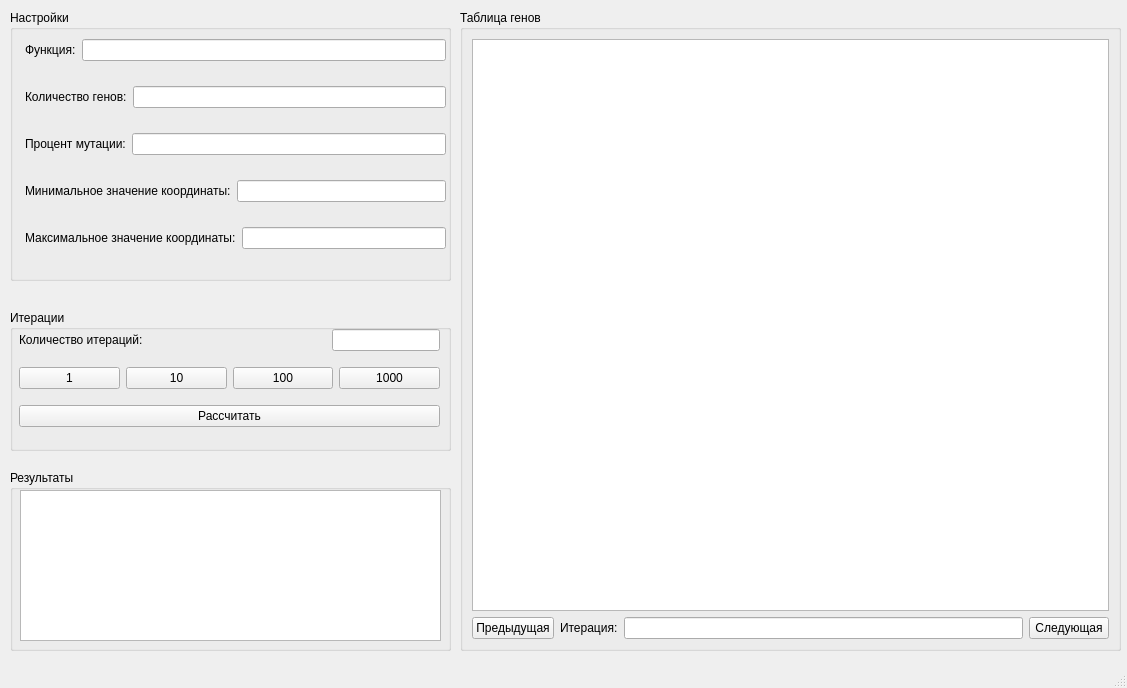
<?xml version="1.0" encoding="UTF-8"?>
<ui version="4.0">
 <class>MainWindow</class>
 <widget class="QMainWindow" name="MainWindow">
  <property name="geometry">
   <rect>
    <x>0</x>
    <y>0</y>
    <width>1127</width>
    <height>688</height>
   </rect>
  </property>
  <property name="windowTitle">
   <string>MainWindow</string>
  </property>
  <widget class="QWidget" name="centralwidget">
   <widget class="QGroupBox" name="ResultsGroupBox">
    <property name="geometry">
     <rect>
      <x>10</x>
      <y>470</y>
      <width>441</width>
      <height>181</height>
     </rect>
    </property>
    <property name="title">
     <string>Результаты</string>
    </property>
    <widget class="QPlainTextEdit" name="BestGene">
     <property name="enabled">
      <bool>true</bool>
     </property>
     <property name="geometry">
      <rect>
       <x>10</x>
       <y>20</y>
       <width>421</width>
       <height>151</height>
      </rect>
     </property>
     <property name="readOnly">
      <bool>true</bool>
     </property>
     <property name="centerOnScroll">
      <bool>false</bool>
     </property>
    </widget>
   </widget>
   <widget class="QGroupBox" name="IterationGroupBox">
    <property name="geometry">
     <rect>
      <x>10</x>
      <y>310</y>
      <width>441</width>
      <height>141</height>
     </rect>
    </property>
    <property name="title">
     <string>Итерации</string>
    </property>
    <widget class="QWidget" name="verticalLayoutWidget">
     <property name="geometry">
      <rect>
       <x>9</x>
       <y>9</y>
       <width>421</width>
       <height>121</height>
      </rect>
     </property>
     <layout class="QVBoxLayout" name="verticalLayout">
      <item>
       <layout class="QHBoxLayout" name="horizontalLayout_2">
        <item>
         <widget class="QLabel" name="label_2">
          <property name="text">
           <string>Количество итераций:</string>
          </property>
         </widget>
        </item>
        <item>
         <widget class="QLineEdit" name="IterationCount">
          <property name="sizePolicy">
           <sizepolicy hsizetype="Fixed" vsizetype="Fixed">
            <horstretch>0</horstretch>
            <verstretch>0</verstretch>
           </sizepolicy>
          </property>
         </widget>
        </item>
       </layout>
      </item>
      <item>
       <layout class="QHBoxLayout" name="horizontalLayout_3">
        <item>
         <widget class="QPushButton" name="Set1iterationCount">
          <property name="text">
           <string>1</string>
          </property>
         </widget>
        </item>
        <item>
         <widget class="QPushButton" name="Set10iterationCount">
          <property name="text">
           <string>10</string>
          </property>
         </widget>
        </item>
        <item>
         <widget class="QPushButton" name="Set100iterationCount">
          <property name="text">
           <string>100</string>
          </property>
         </widget>
        </item>
        <item>
         <widget class="QPushButton" name="Set1000iterationCount">
          <property name="text">
           <string>1000</string>
          </property>
         </widget>
        </item>
       </layout>
      </item>
      <item>
       <widget class="QPushButton" name="pushButton_3">
        <property name="text">
         <string>Рассчитать</string>
        </property>
       </widget>
      </item>
     </layout>
    </widget>
   </widget>
   <widget class="QGroupBox" name="TableGroupBox">
    <property name="geometry">
     <rect>
      <x>460</x>
      <y>10</y>
      <width>661</width>
      <height>641</height>
     </rect>
    </property>
    <property name="title">
     <string>Таблица генов</string>
    </property>
    <layout class="QVBoxLayout" name="verticalLayout_2">
     <item>
      <widget class="QTableWidget" name="tableWidget"/>
     </item>
     <item>
      <layout class="QHBoxLayout" name="horizontalLayout">
       <item>
        <widget class="QPushButton" name="pushButton_2">
         <property name="text">
          <string>Предыдущая</string>
         </property>
        </widget>
       </item>
       <item>
        <widget class="QLabel" name="label">
         <property name="text">
          <string>Итерация:</string>
         </property>
        </widget>
       </item>
       <item>
        <widget class="QLineEdit" name="lineEdit"/>
       </item>
       <item>
        <widget class="QPushButton" name="pushButton">
         <property name="text">
          <string>Следующая</string>
         </property>
        </widget>
       </item>
      </layout>
     </item>
    </layout>
   </widget>
   <widget class="QGroupBox" name="SettingsGroupBox">
    <property name="geometry">
     <rect>
      <x>10</x>
      <y>10</y>
      <width>441</width>
      <height>271</height>
     </rect>
    </property>
    <property name="title">
     <string>Настройки</string>
    </property>
    <widget class="QWidget" name="verticalLayoutWidget_3">
     <property name="geometry">
      <rect>
       <x>15</x>
       <y>10</y>
       <width>421</width>
       <height>251</height>
      </rect>
     </property>
     <layout class="QVBoxLayout" name="verticalLayout_3">
      <item>
       <layout class="QHBoxLayout" name="horizontalLayout_6">
        <item>
         <widget class="QLabel" name="label_5">
          <property name="text">
           <string>Функция:</string>
          </property>
         </widget>
        </item>
        <item>
         <widget class="QLineEdit" name="funcQLE">
          <property name="sizePolicy">
           <sizepolicy hsizetype="Expanding" vsizetype="Fixed">
            <horstretch>0</horstretch>
            <verstretch>0</verstretch>
           </sizepolicy>
          </property>
         </widget>
        </item>
       </layout>
      </item>
      <item>
       <layout class="QHBoxLayout" name="horizontalLayout_5">
        <item>
         <widget class="QLabel" name="label_4">
          <property name="text">
           <string>Количество генов:</string>
          </property>
         </widget>
        </item>
        <item>
         <widget class="QLineEdit" name="GeneAmountQLE">
          <property name="sizePolicy">
           <sizepolicy hsizetype="Expanding" vsizetype="Fixed">
            <horstretch>0</horstretch>
            <verstretch>0</verstretch>
           </sizepolicy>
          </property>
         </widget>
        </item>
       </layout>
      </item>
      <item>
       <layout class="QHBoxLayout" name="horizontalLayout_9">
        <item>
         <widget class="QLabel" name="label_8">
          <property name="text">
           <string>Процент мутации:</string>
          </property>
         </widget>
        </item>
        <item>
         <widget class="QLineEdit" name="MutationPercentQLE">
          <property name="sizePolicy">
           <sizepolicy hsizetype="Expanding" vsizetype="Fixed">
            <horstretch>0</horstretch>
            <verstretch>0</verstretch>
           </sizepolicy>
          </property>
         </widget>
        </item>
       </layout>
      </item>
      <item>
       <layout class="QHBoxLayout" name="horizontalLayout_10">
        <item>
         <widget class="QLabel" name="label_9">
          <property name="text">
           <string>Минимальное значение координаты:</string>
          </property>
         </widget>
        </item>
        <item>
         <widget class="QLineEdit" name="bound0QLE">
          <property name="sizePolicy">
           <sizepolicy hsizetype="Expanding" vsizetype="Fixed">
            <horstretch>0</horstretch>
            <verstretch>0</verstretch>
           </sizepolicy>
          </property>
         </widget>
        </item>
       </layout>
      </item>
      <item>
       <layout class="QHBoxLayout" name="horizontalLayout_8">
        <item>
         <widget class="QLabel" name="label_7">
          <property name="text">
           <string>Максимальное значение координаты:</string>
          </property>
         </widget>
        </item>
        <item>
         <widget class="QLineEdit" name="bound1QLE">
          <property name="sizePolicy">
           <sizepolicy hsizetype="Expanding" vsizetype="Fixed">
            <horstretch>0</horstretch>
            <verstretch>0</verstretch>
           </sizepolicy>
          </property>
         </widget>
        </item>
       </layout>
      </item>
     </layout>
    </widget>
   </widget>
  </widget>
  <widget class="QMenuBar" name="menubar">
   <property name="geometry">
    <rect>
     <x>0</x>
     <y>0</y>
     <width>1127</width>
     <height>21</height>
    </rect>
   </property>
  </widget>
  <widget class="QStatusBar" name="statusbar"/>
 </widget>
 <resources/>
 <connections/>
</ui>
